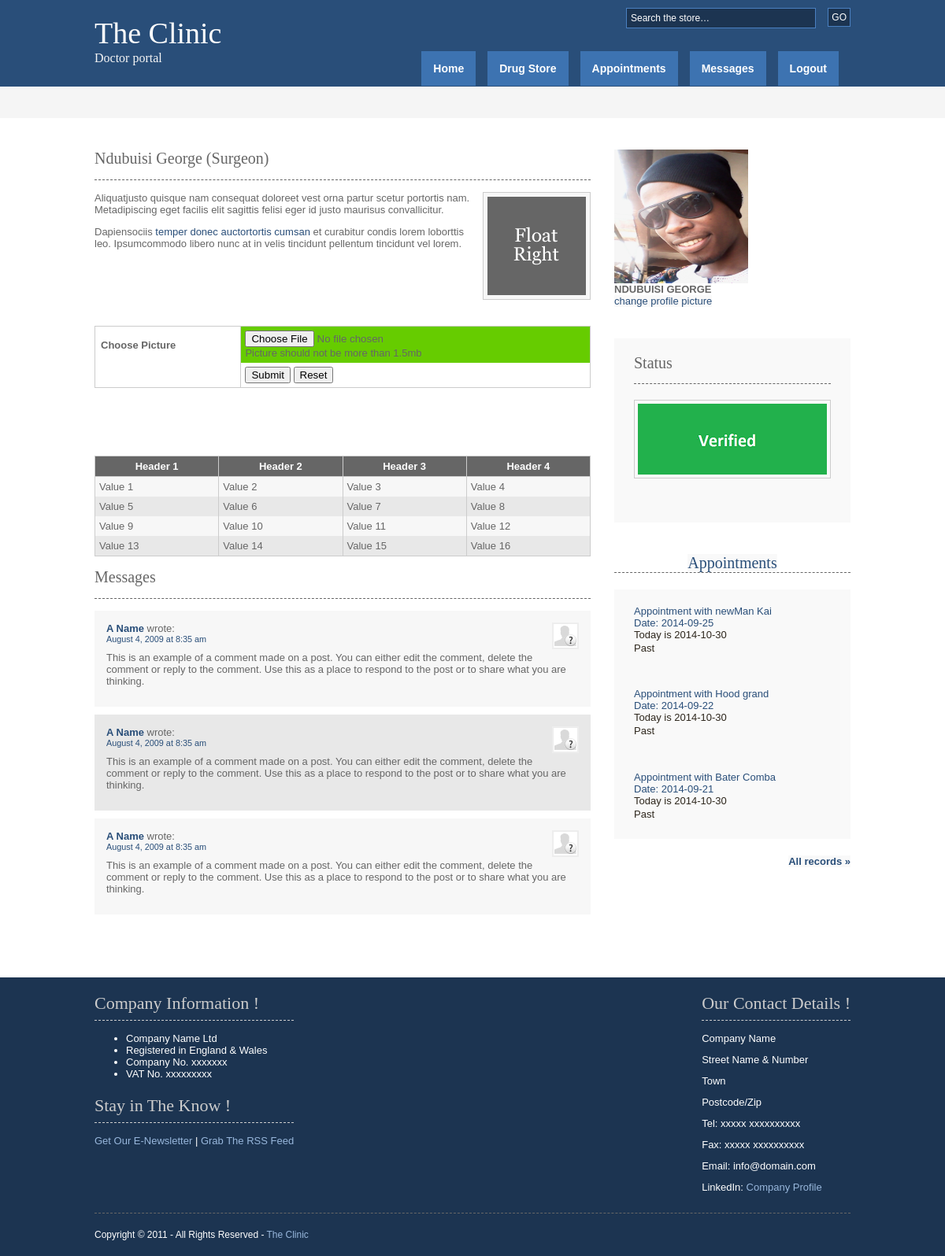
Page /Enter/doctor/changepropic.php (signed in) on the committed database.
### tables this page shows
CREATE TABLE IF NOT EXISTS `doctor` (
  `id` int(9) NOT NULL AUTO_INCREMENT,
  `fname` varchar(20) NOT NULL,
  `lname` varchar(20) NOT NULL,
  `email` varchar(100) NOT NULL,
  `phone` varchar(40) NOT NULL,
  `password` varchar(20) NOT NULL,
  `gender` varchar(9) NOT NULL,
  `verified` varchar(9) NOT NULL,
  `released` varchar(9) NOT NULL,
  `userName` varchar(20) NOT NULL,
  `speciality` int(11) NOT NULL DEFAULT '7',
  `profilepic` varchar(200) NOT NULL DEFAULT 'doctor\\images\\boss.jpg',
  PRIMARY KEY (`id`),
  UNIQUE KEY `email` (`email`,`phone`),
  KEY `speciality` (`speciality`)
);

CREATE TABLE IF NOT EXISTS `appointment` (
  `id` int(9) NOT NULL AUTO_INCREMENT,
  `doctorId` int(9) NOT NULL,
  `userID` int(9) NOT NULL,
  `appointmentdate` date NOT NULL,
  KEY `doctorId` (`doctorId`),
  KEY `userID` (`userID`),
  KEY `id` (`id`)
);

CREATE TABLE IF NOT EXISTS `users` (
  `id` int(9) NOT NULL AUTO_INCREMENT,
  `fname` varchar(20) NOT NULL,
  `lname` varchar(20) NOT NULL,
  `email` varchar(100) NOT NULL,
  `password` varchar(20) NOT NULL,
  `phone` varchar(40) NOT NULL,
  `gender` varchar(9) NOT NULL,
  `userName` varchar(20) NOT NULL,
  `profilepic` varchar(500) NOT NULL DEFAULT 'user/images/boss.jpg',
  `released` varchar(10) NOT NULL DEFAULT 'false',
  PRIMARY KEY (`id`),
  UNIQUE KEY `email` (`email`,`phone`)
);

### Enter/doctor/library.php (called while the page is built, shortened)
<?php
 class DataBase{
  public $connect,$to_be_escaped;
 function dbconnect(){
	$this->connect = new mysqli($this::dbhostname,$this::dbusername,$this::dbpassword,$this::dbname);
 }
 public function select_from_db($query){
	 $this->query =$query ;
	$data = array();
	 $rs = $this->connect->query($this->query);
	if ($rs === false){
	trigger_error(''.$this->connect->error, E_USER_ERROR);
	} else{
		$numrows = $rs->num_rows;
		for($i=0; $i<$numrows; $i++){
			 $data[] = $rs->fetch_assoc();
		}
		return $numrows_and_data = array($numrows,$data);
	}
 }
	function getUsername($id){
	$str = "SELECT  `fname` ,  `lname`
				FROM  `users`
				WHERE  `id` = '$id'";
		$ntrue = $this->select_from_db($str);
		$ntrueval = $ntrue[1];
		foreach($ntrueval as $val){
			$firstname = $val['fname'];
			$lstname = $val['lname'];
		}
			return $firstname." ".$lstname;
			}
 }
?>

### Enter/doctor/rightcol.php (the view, shortened to what this page needs)
 <div id="column">
		<div id="featured">
		<?php
	  require_once("library.php");
	  $dobby2 = new DataBase();
	  $dobby2->dbconnect();
 $queryforpic = "SELECT UPPER(  `fname` ) AS firstname, UPPER(  `lname` ) AS lastname,`profilepic`,`verified`,`released`
FROM  `doctor`
WHERE  `id` = $user_id ";
		$run_querynforpic = $dobby2->select_from_db($queryforpic) ;
		$dataset = $run_querynforpic[1];
			if($queryn_numforpic  = 1){
					foreach($dataset as $runAssocnforpic){
						$prfname = $runAssocnforpic['firstname'];
						$prlname = $runAssocnforpic['lastname'];
						$prpic = $runAssocnforpic['profilepic'];
						$veri = $runAssocnforpic['verified'];
						$release = $runAssocnforpic['released'];
							}
							$fullname = $prfname." ".$prlname ;
							echo	"<div > <img class=\"imageview\"
							src= \"$prpic\" width=\"170\" height=\"170\"  /> <br />
								 <strong>$fullname</strong><br/>
									<a  href=\"changepropic.php\" id =\"buttnav2 \">change profile picture</a>
									</div>";
							}
	  ?>
		</div>
      <div id="featured">
        <ul>
          <li>
            <h2>Status</h2>
			<?php
			 if (($veri == "true") && ($release == "false")){
			 $imagefile = "verified.png";
			 }else if(($veri == "true") && ($release == "true")){
			 $imagefile = "released.png";
			 }else{
			  $imagefile = "notverified.png";
			 }
           echo "<p class=\"imgholder\"><img src=\"images/demo/$imagefile\"  /></p>" ;
		   ?>
            <p>&nbsp;</p>
          </li>
        </ul>
      </div>
      <div class="holder" id="featured">
        <h2 align="center"><a href=""> Appointments </a> </h2>
        <p>&nbsp;</p>
        <ul>
		<?php
			require_once("library.php");
$dobbyg = new DataBase();
$dobbyg->dbconnect();
$strin2getAppointments = "SELECT    `userID` ,  `appointmentdate`
FROM  `appointment`
WHERE  `doctorId` = '$user_id'
ORDER BY  `appointment`.`appointmentdate` DESC
Limit 0,3 ";
$messUsers = $dobbyg->select_from_db("$strin2getAppointments");
$themess = $messUsers[1];
foreach ($themess as $mes){
			$name = $dobbyg->getUsername($mes['userID']);
			$dd = $mes['appointmentdate'];
	echo " <li class=\"comment_even\">
            <div class=\"author\"><span class=\"name\"><a href=\"#\"> Appointment with $name</a></span> </div>
            <div class=\"submitdate\"><a href=\"#\"> Date: $dd</a></div>";
			if(date("Y-m-d") == $dd ){
			echo " Today is ".date('Y-m-d');
			echo " <p color =\"red\"> Today</p>";
		  }elseif(date("Y-m-d") > $dd){
		  echo " Today is ".date('Y-m-d');
		  echo" <p color =\"green\"> Past</p>";
		  }else{
		  echo " Today is ".date('Y-m-d');
		   echo" <p color =\"green\"> Future</p>";
		  }
         echo " </li>";
}
		?>
        </ul>
        <p>&nbsp;</p>
        <p class="readmore"><a href="appointment.php">All records &raquo;</a></p>
      </div>
    </div>

### Enter/doctor/styles/layout.css (style rules this page uses)
body { margin:0; padding:0; font-size:13px; font-family:verdana, Arial, Helvetica, sans-serif; color:#FFFFFF; background-color:#4F473A; }
img { border:0; padding:0; margin:0; }
a { outline:none; text-decoration:none; }
#container h1, #container h2, #container h3, #container h4, #container h5, #container h6 { margin:0 0 15px 0; padding:0 0 15px 0; line-height:normal; font-weight:normal; font-size:20px; font-family:Georgia, "Times New Roman", Times, serif; border-bottom:1px dashed #666666; }
#container a { color:#294E79; background-color:#FFFFFF; }
#column { display:block; float:right; width:300px; }
#column .holder, #column #featured { display:block; width:300px; margin-bottom:40px; }
#column .holder p { line-height:1.6em; }
#column .holder p.readmore { display:block; width:100%; font-weight:bold; text-align:right; line-height:normal; }
#column #featured a { color:#294E79; background-color:#F9F9F9; }
#column #featured ul, #column #featured h2, #column #featured p { margin:0; padding:0; list-style:none; }
#column #featured li { display:block; width:250px; margin:0; padding:20px 25px; color:#2E271D; background-color:#F9F9F9; }
#column #featured li p { line-height:1.6em; }
#column #featured li p.imgholder { display:block; width:240px; height:90px; margin:20px 0 15px 0; padding:4px; border:1px solid #CCCCCC; }
#column #featured li h2 { margin:0; padding:0 0 14px 0; font-size:20px; font-weight:normal; font-family:Georgia, "Times New Roman", Times, serif; color:#666666; background-color:#F9F9F9; line-height:normal; border-bottom:1px dashed #666666; }

### rows in the picture
doctor: profilepic (picture)
appointment: userID.lname "newMan Kai", appointmentdate "2014-09-25"
appointment: userID.lname "Hood grand", appointmentdate "2014-09-22"
appointment: userID.lname "Bater Comba", appointmentdate "2014-09-21"

### other values in the picture
$_SESSION['userlname'] "George"
$Reference "Surgeon"
$fullname "NDUBUISI GEORGE"
